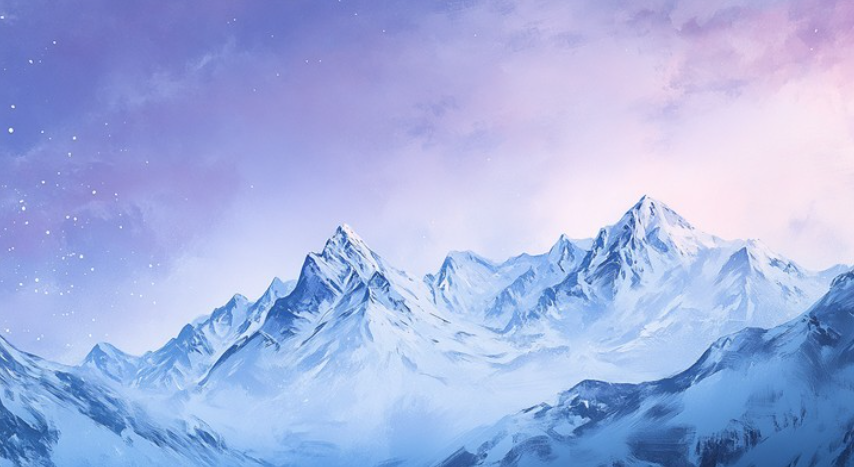
#> input picture mountain.png, 854 x 467 px
$ jupyter execute erosion.ipynb
#> lines starting #> are read from the running program, lines starting #| are printed output that depends on the picture
[cell 1]
import cv2
import matplotlib.pyplot as plt

[cell 2]
img = cv2.imread("mountain.png")
#> img is the input picture: shape (467, 854, 3); mean B, G, R 225.2, 177.8, 163.7

plt.imshow(cv2.cvtColor(img, cv2.COLOR_BGR2RGB))
plt.title("Original Image")
plt.axis("off")
plt.show()

[cell 3]
kernel = cv2.getStructuringElement(cv2.MORPH_RECT, (5, 5))

erosion = cv2.erode(img, kernel, iterations=1)
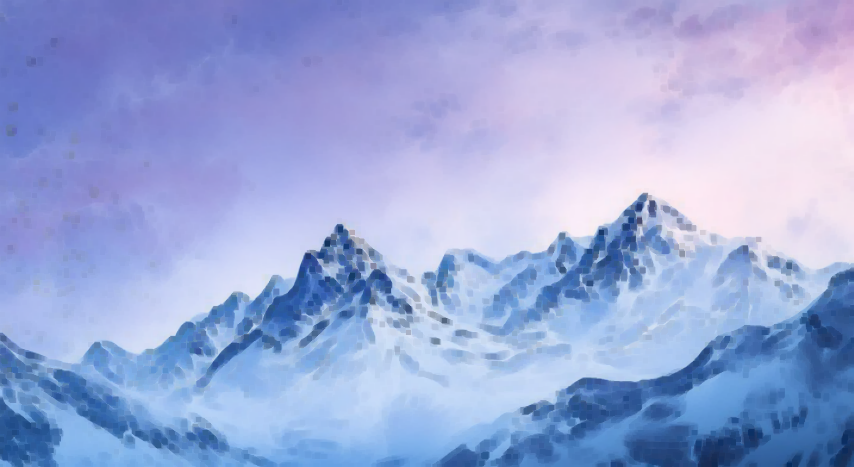
#> erosion: shape (467, 854, 3); mean B, G, R 217, 169, 154.3

plt.imshow(cv2.cvtColor(erosion, cv2.COLOR_BGR2RGB))
plt.title("Image Erosion")
plt.axis("off")
plt.show()

[cell 4]
kernel = cv2.getStructuringElement(cv2.MORPH_RECT, (5, 5))

dilation = cv2.dilate(img, kernel, iterations=1)
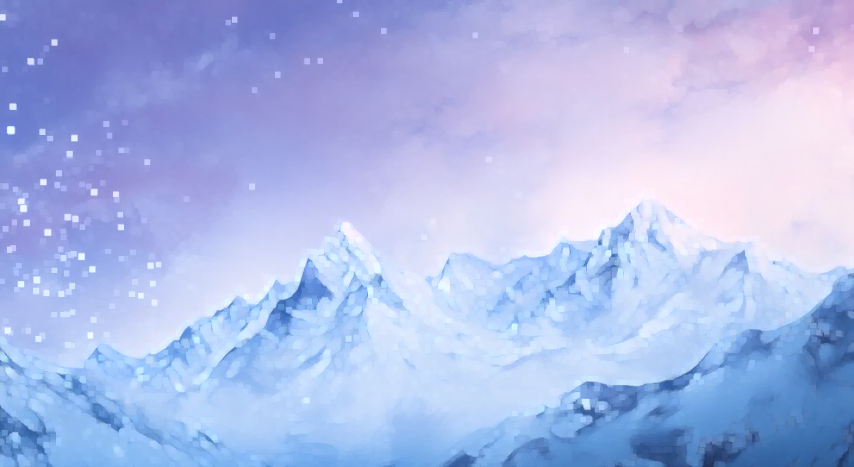
#> dilation: shape (467, 854, 3); mean B, G, R 232.4, 186.1, 172.5

plt.imshow(cv2.cvtColor(dilation, cv2.COLOR_BGR2RGB))
plt.title("Image Dilation")
plt.axis("off")
plt.show()

[cell 5]
plt.figure(figsize=(15, 5))

plt.subplot(1, 3, 1)
plt.imshow(cv2.cvtColor(img, cv2.COLOR_BGR2RGB))
plt.title("Original Image")
plt.axis("off")

plt.subplot(1, 3, 2)
plt.imshow(cv2.cvtColor(erosion, cv2.COLOR_BGR2RGB))
plt.title("Image Erosion")
plt.axis("off")

plt.subplot(1, 3, 3)
plt.imshow(cv2.cvtColor(dilation, cv2.COLOR_BGR2RGB))
plt.title("Image Dilation")
plt.axis("off")

plt.show()
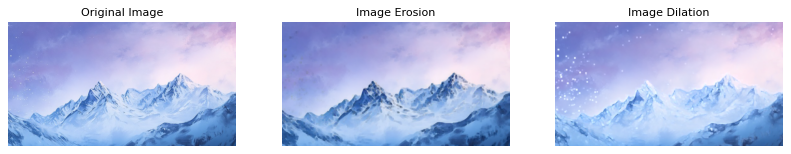
#> figure drawn by matplotlib, 3 panels
